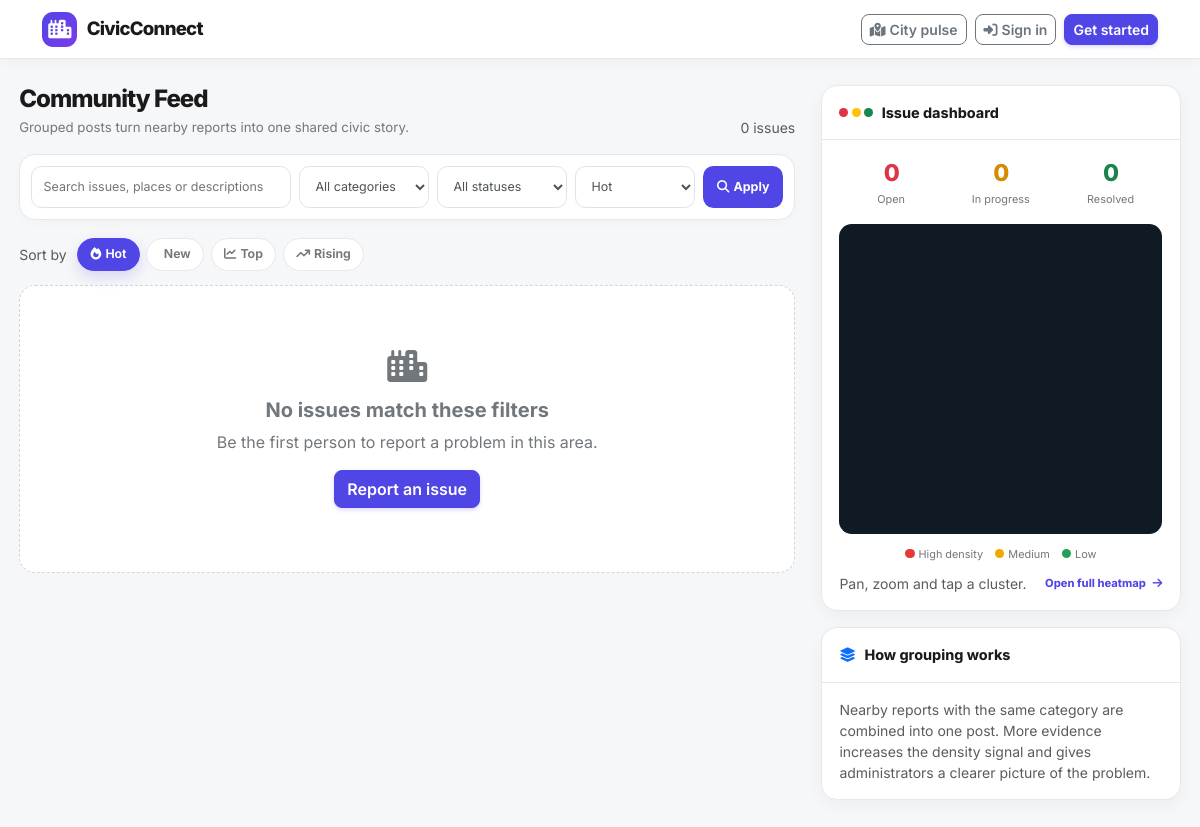
The app's page /pages/citizen/public-feed.php, older data.
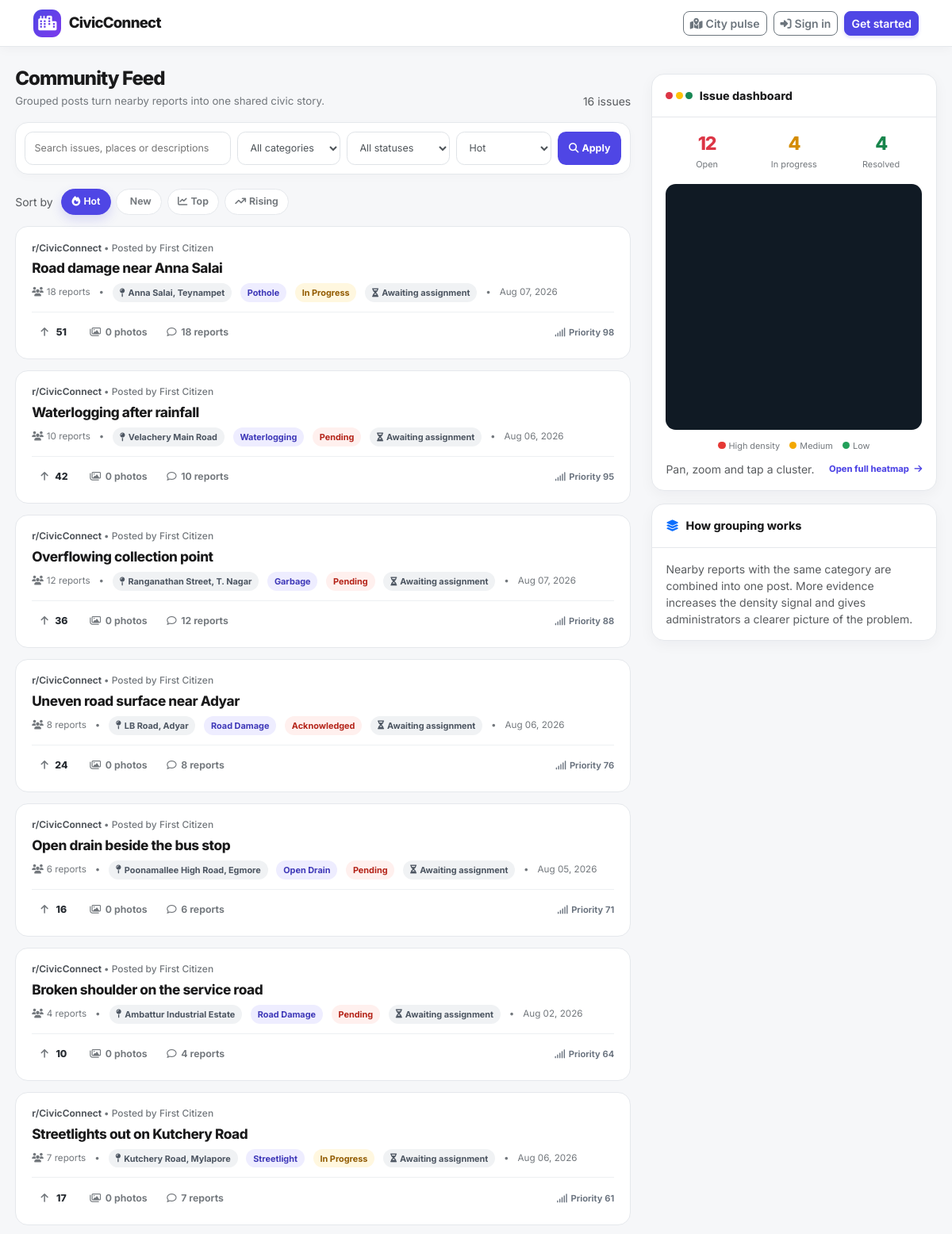
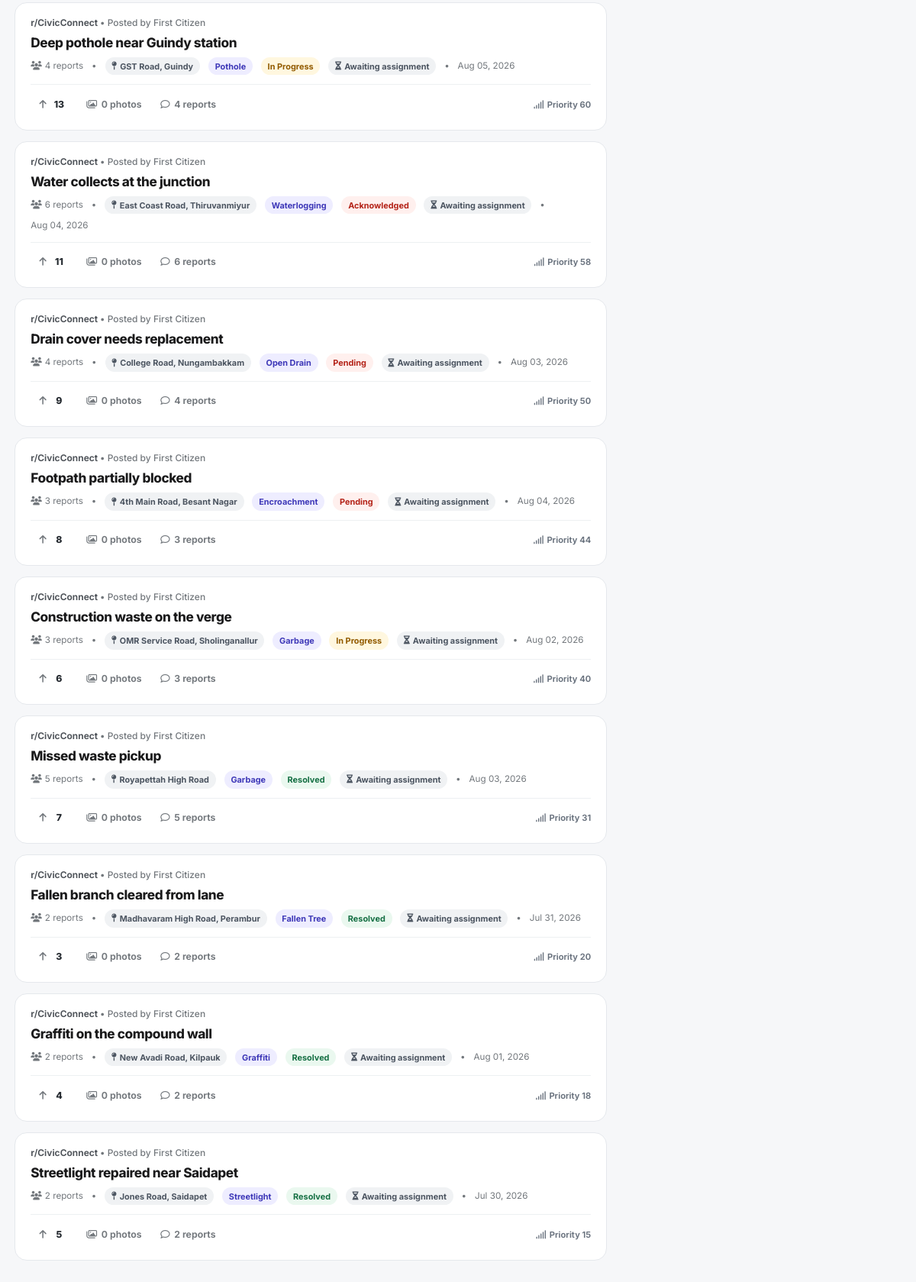
The same page, newer data (2 pictures, top to bottom).
### tables this page shows
CREATE TABLE `issues` (
  `id` int(11) NOT NULL,
  `user_id` int(11) NOT NULL,
  `title` varchar(255) DEFAULT NULL,
  `description` text DEFAULT NULL,
  `category` enum('pothole','garbage','streetlight','waterlogging','road_damage','encroachment','graffiti','open_drain','fallen_tree','unknown','other') NOT NULL,
  `severity` tinyint(4) NOT NULL DEFAULT 1 CHECK (`severity` between 1 and 5),
  `status` enum('pending','acknowledged','in_progress','resolved','rejected') DEFAULT 'pending',
  `lat` decimal(10,8) NOT NULL,
  `lng` decimal(11,8) NOT NULL,
  `geohash` varchar(12) NOT NULL,
  `address` varchar(500) DEFAULT NULL,
  `ward_id` int(11) DEFAULT NULL,
  `upvote_count` int(11) DEFAULT 0,
  `is_verified` tinyint(1) DEFAULT 0,
  `ai_confidence` decimal(4,3) DEFAULT NULL,
  `is_manipulated` tinyint(1) DEFAULT 0,
  `priority_score` decimal(10,4) DEFAULT 0.0000,
  `parent_issue_id` int(11) DEFAULT NULL,
  `created_at` timestamp NOT NULL DEFAULT current_timestamp(),
  `updated_at` timestamp NOT NULL DEFAULT current_timestamp() ON UPDATE current_timestamp(),
  `resolved_at` timestamp NULL DEFAULT NULL
);

### functions/auth/session.php (called while the page is built, shortened)
<?php
function appRememberCookieValue(): ?array
{
  $value = $_COOKIE[APP_REMEMBER_COOKIE] ?? '';
  if (!is_string($value) || !preg_match('/^[a-f0-9]{36}\.[a-f0-9]{64}$/', $value)) {
    return null;
  }
  [$selector, $validator] = explode('.', $value, 2);
  return ['selector' => $selector, 'validator' => $validator];
}
function isLoggedIn(): bool
{
  return (($_SESSION['logged_in'] ?? false) === true) && !empty($_SESSION['user_id']);
}
function sessionUser(): ?array
{
  if (!isLoggedIn()) {
    return null;
  }
  return [
    'id' => (int) $_SESSION['user_id'],
    'name' => (string) ($_SESSION['user_name'] ?? ''),
    'email' => (string) ($_SESSION['user_email'] ?? ''),
    'role' => (string) ($_SESSION['user_role'] ?? ''),
    'ward_id' => isset($_SESSION['user_ward_id']) ? (int) $_SESSION['user_ward_id'] : null,
    'city' => $_SESSION['user_city'] ?? null,
  ];
}

### functions/issues/issues.php (called while the page is built, shortened)
<?php
function issueCategoryLabel(?string $category): string
{
  $label = str_replace('_', ' ', strtolower(trim((string) $category)));
  return ucwords($label === '' ? 'unknown' : $label);
}
function issueStatusLabel(?string $status): string
{
  return ucwords(str_replace('_', ' ', strtolower(trim((string) $status ?: 'pending'))));
}
function issueImageUrl(?string $path): string
{
  if (!$path) {
    return '';
  }
  return '/' . ltrim(str_replace('\\', '/', $path), '/');
}
function fetchIssueFeed(PDO $db, array $options = []): array
{
  $page = max(1, (int) ($options['page'] ?? 1));
  $limit = min(50, max(1, (int) ($options['limit'] ?? 20)));
  $offset = ($page - 1) * $limit;
  $bindings = [];
  $where = ["i.status <> 'rejected'"];
  $whereSql = implode(' AND ', $where);
  $count = $db->prepare("SELECT COUNT(*) FROM issues i WHERE {$whereSql}");
  $count->execute();
  $total = (int) $count->fetchColumn();
  $viewerId = max(0, (int) ($options['viewer_id'] ?? 0));
  $sort = strtolower((string) ($options['sort'] ?? 'hot'));
  $orderBy = match ($sort) {
    'new' => 'i.created_at DESC, i.id DESC',
    'top' => 'i.upvote_count DESC, i.created_at DESC',
    'rising' => 'i.updated_at DESC, i.upvote_count DESC',
    default => 'i.priority_score DESC, i.created_at DESC, i.id DESC',
  };
  $stmt = $db->prepare(
    "SELECT i.id, i.title, i.description, i.category, i.severity, i.status,
            i.lat, i.lng, i.address, i.upvote_count, i.is_verified,
            i.ai_confidence, i.priority_score, i.created_at, i.updated_at,
            u.name AS reporter_name,
            (SELECT worker.name
               FROM assignments assignment
               INNER JOIN users worker ON worker.id = assignment.worker_id
              WHERE assignment.issue_id = i.id
              ORDER BY assignment.completed_at IS NULL DESC, assignment.assigned_at DESC, assignment.id DESC
              LIMIT 1) AS assigned_worker_name,
            (SELECT administrator.name
               FROM assignments assignment
               LEFT JOIN users administrator ON administrator.id = assignment.assigned_by
              WHERE assignment.issue_id = i.id
              ORDER BY assignment.completed_at IS NULL DESC, assignment.assigned_at DESC, assignment.id DESC
              LIMIT 1) AS assigned_by_name,
            (SELECT assignment.completed_at
               FROM assignments assignment
              WHERE assignment.issue_id = i.id
              ORDER BY assignment.completed_at IS NULL DESC, assignment.assigned_at DESC, assignment.id DESC
              LIMIT 1) AS assignment_completed_at,
            (SELECT COUNT(*) FROM issue_images ii WHERE ii.issue_id = i.id) AS image_count,
            (SELECT COUNT(*) FROM issue_reports ir WHERE ir.issue_id = i.id) AS report_count,
            (SELECT COUNT(*) FROM status_history sh WHERE sh.issue_id = i.id) AS update_count,
            (SELECT ii.file_path FROM issue_images ii
              WHERE ii.issue_id = i.id ORDER BY ii.id ASC LIMIT 1) AS cover_path,
            (SELECT COUNT(*) FROM upvotes uv
              WHERE uv.issue_id = i.id AND uv.user_id = :viewer_id) AS viewer_upvoted
       FROM issues i
       LEFT JOIN users u ON u.id = i.user_id
      WHERE {$whereSql}
      ORDER BY {$orderBy}
      LIMIT :limit OFFSET :offset"
  );
  $stmt->bindValue(':viewer_id', $viewerId, PDO::PARAM_INT);
  $stmt->bindValue(':limit', $limit, PDO::PARAM_INT);
  $stmt->bindValue(':offset', $offset, PDO::PARAM_INT);
  $stmt->execute();
  $items = array_map(static function (array $issue): array {
    $issue['id'] = (int) $issue['id'];
    $issue['severity'] = (int) $issue['severity'];
    $issue['upvote_count'] = (int) $issue['upvote_count'];
    $issue['image_count'] = (int) $issue['image_count'];
    $issue['report_count'] = (int) $issue['report_count'];
    $issue['update_count'] = (int) $issue['update_count'];
    $issue['viewer_upvoted'] = (bool) $issue['viewer_upvoted'];
    $issue['cover_url'] = issueImageUrl($issue['cover_path'] ?? null);
    return $issue;
  }, $stmt->fetchAll(PDO::FETCH_ASSOC));
  return [
    'items' => $items,
    'pagination' => [
      'page' => $page,
      'limit' => $limit,
      'total' => $total,
      'pages' => $total > 0 ? (int) ceil($total / $limit) : 0,
    ],
  ];
}

### functions/utility/stats.php (called while the page is built, shortened)
<?php
function getIssueStats(?PDO $db)
{
  try {
    $stmt = $db->query("SELECT COUNT(*) as total FROM issues WHERE status <> 'rejected'");
    $total = $stmt->fetch()['total'];
    $stmt = $db->query("SELECT COUNT(*) as open FROM issues WHERE status IN ('pending', 'acknowledged', 'in_progress')");
    $open = $stmt->fetch()['open'];
    $stmt = $db->query("SELECT COUNT(*) as in_progress FROM issues WHERE status = 'in_progress'");
    $inProgress = $stmt->fetch()['in_progress'];
    $stmt = $db->query("SELECT COUNT(*) as resolved FROM issues WHERE status = 'resolved'");
    $resolved = $stmt->fetch()['resolved'];
    $stmt = $db->query("SELECT COUNT(*) as reported FROM issues WHERE status <> 'rejected' AND created_at >= DATE_SUB(NOW(), INTERVAL 30 DAY)");
    $reported = $stmt->fetch()['reported'];
    return [
      'total' => $total ?? 0,
      'open' => $open ?? 0,
      'in_progress' => $inProgress ?? 0,
      'resolved' => $resolved ?? 0,
      'reported' => $reported ?? 0,
      'satisfaction' => 0
    ];
  } catch (PDOException $e) {
    return ['total' => 0, 'open' => 0, 'in_progress' => 0, 'resolved' => 0, 'reported' => 0, 'satisfaction' => 0];
  }
}
function formatNumber(int $num): string
{
  return (string) $num;
}

### pages/citizen/public-feed.php (the view, shortened to what the rows shown need)
<?php
require __DIR__ . '/../../bootstrap.php';
$bootstrapData = bootstrapAccounts();
extract($bootstrapData);
$viewer = sessionUser();
$requestedSort = strtolower((string) ($_GET['sort'] ?? 'hot'));
$sort = in_array($requestedSort, ['hot', 'new', 'top', 'rising'], true) ? $requestedSort : 'hot';
$category = strtolower(trim((string) ($_GET['category'] ?? '')));
$status = strtolower(trim((string) ($_GET['status'] ?? '')));
$query = substr(trim((string) ($_GET['q'] ?? '')), 0, 100);
$page = max(1, (int) ($_GET['page'] ?? 1));
$feed = ['items' => [], 'pagination' => ['page' => $page, 'limit' => 20, 'total' => 0, 'pages' => 0]];
$cityStats = ['total' => 0, 'open' => 0, 'in_progress' => 0, 'resolved' => 0];
if ($db instanceof PDO) {
  try {
    $feed = fetchIssueFeed($db, [
      'page' => $page,
      'limit' => 20,
      'sort' => $sort,
      'category' => $category,
      'status' => $status,
      'query' => $query,
      'viewer_id' => $viewer['id'] ?? 0,
    ]);
    $cityStats = getIssueStats($db);
  } catch (Throwable $exception) {
    error_log('Public feed render failed: ' . $exception->getMessage());
  }
}
$e = static fn (mixed $value): string => htmlspecialchars((string) $value, ENT_QUOTES, 'UTF-8');
$feedUrl = static function (array $overrides = []) use ($sort, $category, $status, $query): string {
  $params = array_filter(array_merge(['sort' => $sort, 'category' => $category, 'status' => $status, 'q' => $query], $overrides), static fn (mixed $value): bool => $value !== '' && $value !== null);
  return '?' . http_build_query($params);
};
$uiStatus = static fn (?string $value): string => $value === 'pending' || $value === 'acknowledged' ? 'open' : (string) $value;
?>
<!doctype html>
<html lang="en" data-theme="light">
<head>
  <link href="https://cdn.jsdelivr.net/npm/bootstrap@5.3.3/dist/css/bootstrap.min.css" rel="stylesheet">
  <link rel="stylesheet" href="https://cdnjs.cloudflare.com/ajax/libs/font-awesome/6.4.0/css/all.min.css">
  <link rel="stylesheet" href="https://unpkg.com/maplibre-gl@4.7.1/dist/maplibre-gl.css">
  <link rel="stylesheet" href="../../assets/css/civic-ui.css">
</head>
<body>
  <main class="feed-layout">
    <section class="feed-column">
      <div class="feed-heading"><div><h1>Community Feed</h1><p>Grouped posts turn nearby reports into one shared civic story.</p></div><span class="small text-muted"><?= (int) ($feed['pagination']['total'] ?? 0) ?> issues</span></div>
      <?php if ($feed['items'] === []): ?>
        <div class="feed-empty"><h2 class="h5 fw-bold">No issues match these filters</h2></div>
      <?php else: ?>
        <?php foreach ($feed['items'] as $issue): ?>
          <?php $displayStatus = $uiStatus($issue['status']); ?>
          <article class="feed-post" id="issue-<?= (int) $issue['id'] ?>">
            <div class="post-header"><span>r/CivicConnect <span>&bull; Posted by <?= $e($issue['reporter_name'] ?: 'the community') ?></span></span></div>
            <a class="post-title" href="<?= $e($feedUrl(['issue' => (int) $issue['id']])) ?>"><?= $e($issue['title'] ?: issueCategoryLabel($issue['category'])) ?></a>
            <div class="post-meta"><span><i class="fas fa-users me-1"></i><?= (int) $issue['report_count'] ?> report<?= (int) $issue['report_count'] === 1 ? '' : 's' ?></span><span>&bull;</span><span class="badge-location"><i class="fas fa-map-pin me-1"></i><?= $e($issue['address'] ?: 'Location recorded') ?></span><span class="badge-type"><?= $e(issueCategoryLabel($issue['category'])) ?></span><span class="badge-status <?= $e($displayStatus) ?>"><?= $e(issueStatusLabel($issue['status'])) ?></span><?php if (!empty($issue['assigned_worker_name'])): ?><span class="badge-assignment"><i class="fas fa-helmet-safety me-1"></i>Assigned to <?= $e($issue['assigned_worker_name']) ?><?php if (!empty($issue['assigned_by_name'])): ?> by <?= $e($issue['assigned_by_name']) ?><?php endif; ?><?= empty($issue['assignment_completed_at']) ? '' : ' · Completed' ?></span><?php else: ?><span class="badge-location"><i class="fas fa-hourglass-half me-1"></i>Awaiting assignment</span><?php endif; ?><span>&bull;</span><span><?= $e(date('M d, Y', strtotime((string) $issue['created_at']))) ?></span></div>
            <div class="post-actions"><button class="vote-btn <?= $issue['viewer_upvoted'] ? 'voted-up' : '' ?>" type="button" data-upvote-id="<?= (int) $issue['id'] ?>" aria-pressed="<?= $issue['viewer_upvoted'] ? 'true' : 'false' ?>"><i class="fas fa-arrow-up"></i><span class="vote-count"><?= formatNumber((int) $issue['upvote_count']) ?></span></button><button class="action-btn post-detail-btn" type="button" data-detail-id="<?= (int) $issue['id'] ?>"><i class="far fa-images"></i> <?= (int) $issue['image_count'] ?> photos</button><button class="action-btn post-detail-btn" type="button" data-detail-id="<?= (int) $issue['id'] ?>"><i class="far fa-comment"></i> <?= (int) $issue['report_count'] ?> reports</button><span class="post-score"><i class="fas fa-signal me-1"></i>Priority <?= number_format((float) $issue['priority_score'], 0) ?></span></div>
          </article>
        <?php endforeach; ?>
      <?php endif; ?>
    </section>
    <aside class="feed-sidebar">
      <div class="side-card"><div class="side-card-body"><div class="stat-grid"><div><div class="stat-number stat-progress"><?= (int) $cityStats['in_progress'] ?></div><div class="stat-label">In progress</div></div><div><div class="stat-number stat-resolved"><?= (int) $cityStats['resolved'] ?></div><div class="stat-label">Resolved</div></div></div></div></div>
    </aside>
  </main>
</body>
</html>

Row changes from the older to the newer data that the page shows:
added issues: reporter_name "First Citizen", title "Road damage near Anna Salai", report_count "18", address "Anna Salai, Teynampet", category "Pothole", status "In Progress", created_at "Aug 07, 2026", upvote_count "51", image_count "0", priority_score "98"
added issues: reporter_name "First Citizen", title "Waterlogging after rainfall", report_count "10", address "Velachery Main Road", category "Waterlogging", status "Pending", created_at "Aug 06, 2026", upvote_count "42", image_count "0", priority_score "95"
added issues: reporter_name "First Citizen", title "Overflowing collection point", report_count "12", address "Ranganathan Street, T. Nagar", category "Garbage", status "Pending", created_at "Aug 07, 2026", upvote_count "36", image_count "0", priority_score "88"
added issues: reporter_name "First Citizen", title "Uneven road surface near Adyar", report_count "8", address "LB Road, Adyar", category "Road Damage", status "Acknowledged", created_at "Aug 06, 2026", upvote_count "24", image_count "0", priority_score "76"
added issues: reporter_name "First Citizen", title "Open drain beside the bus stop", report_count "6", address "Poonamallee High Road, Egmore", category "Open Drain", status "Pending", created_at "Aug 05, 2026", upvote_count "16", image_count "0", priority_score "71", severity "4"
added issues: reporter_name "First Citizen", title "Broken shoulder on the service road", report_count "4", address "Ambattur Industrial Estate", category "Road Damage", status "Pending", created_at "Aug 02, 2026", upvote_count "10", image_count "0", priority_score "64"
added issues: reporter_name "First Citizen", title "Streetlights out on Kutchery Road", report_count "7", address "Kutchery Road, Mylapore", category "Streetlight", status "In Progress", created_at "Aug 06, 2026", upvote_count "17", image_count "0", priority_score "61"
added issues: reporter_name "First Citizen", title "Deep pothole near Guindy station", report_count "4", address "GST Road, Guindy", category "Pothole", status "In Progress", created_at "Aug 05, 2026", upvote_count "13", image_count "0", priority_score "60"
added issues: reporter_name "First Citizen", title "Water collects at the junction", report_count "6", address "East Coast Road, Thiruvanmiyur", category "Waterlogging", status "Acknowledged", created_at "Aug 04, 2026", upvote_count "11", image_count "0", priority_score "58"
added issues: reporter_name "First Citizen", title "Drain cover needs replacement", report_count "4", address "College Road, Nungambakkam", category "Open Drain", status "Pending", created_at "Aug 03, 2026", upvote_count "9", image_count "0", priority_score "50"
added issues: reporter_name "First Citizen", title "Footpath partially blocked", report_count "3", address "4th Main Road, Besant Nagar", category "Encroachment", status "Pending", created_at "Aug 04, 2026", upvote_count "8", image_count "0", priority_score "44"
added issues: reporter_name "First Citizen", title "Construction waste on the verge", report_count "3", address "OMR Service Road, Sholinganallur", category "Garbage", status "In Progress", created_at "Aug 02, 2026", upvote_count "6", image_count "0", priority_score "40"
added issues: reporter_name "First Citizen", title "Missed waste pickup", report_count "5", address "Royapettah High Road", category "Garbage", status "Resolved", created_at "Aug 03, 2026", upvote_count "7", image_count "0", priority_score "31"
added issues: reporter_name "First Citizen", title "Fallen branch cleared from lane", report_count "2", address "Madhavaram High Road, Perambur", category "Fallen Tree", status "Resolved", created_at "Jul 31, 2026", upvote_count "3", image_count "0", priority_score "20"
added issues: reporter_name "First Citizen", title "Graffiti on the compound wall", report_count "2", address "New Avadi Road, Kilpauk", category "Graffiti", status "Resolved", created_at "Aug 01, 2026", upvote_count "4", image_count "0", priority_score "18"
added issues: reporter_name "First Citizen", title "Streetlight repaired near Saidapet", report_count "2", address "Jones Road, Saidapet", category "Streetlight", status "Resolved", created_at "Jul 30, 2026", upvote_count "5", image_count "0", priority_score "15"
Text that changed along with them:
$feed['pagination']['total']: "0" → "16"
$cityStats['open']: "0" → "12"
$cityStats['in_progress']: "0" → (not shown)
$cityStats['resolved']: "0" → (not shown)
text no longer shown: "No issues match these filters Be the first person to report a problem in this area. Report an issue"
